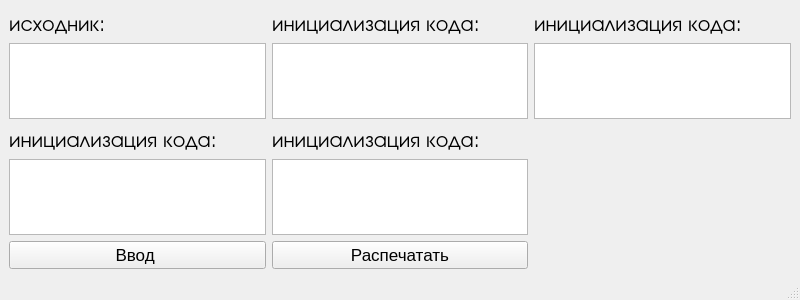
<?xml version="1.0" encoding="UTF-8"?>
<ui version="4.0">
 <class>MainWindow</class>
 <widget class="QMainWindow" name="MainWindow">
  <property name="geometry">
   <rect>
    <x>0</x>
    <y>0</y>
    <width>800</width>
    <height>300</height>
   </rect>
  </property>
  <property name="minimumSize">
   <size>
    <width>800</width>
    <height>300</height>
   </size>
  </property>
  <property name="maximumSize">
   <size>
    <width>800</width>
    <height>300</height>
   </size>
  </property>
  <property name="windowTitle">
   <string>Task1</string>
  </property>
  <widget class="QWidget" name="centralwidget">
   <layout class="QGridLayout" name="gridLayout">
    <item row="3" column="0">
     <widget class="QTextBrowser" name="textBrowser_3"/>
    </item>
    <item row="1" column="0">
     <widget class="QTextBrowser" name="textBrowser"/>
    </item>
    <item row="0" column="0">
     <widget class="QLabel" name="label">
      <property name="font">
       <font>
        <family>URW Gothic</family>
        <pointsize>16</pointsize>
       </font>
      </property>
      <property name="text">
       <string>&lt;html&gt;&lt;head/&gt;&lt;body&gt;&lt;p&gt;&lt;span style=&quot; font-weight:200;&quot;&gt;исходник:&lt;/span&gt;&lt;/p&gt;&lt;/body&gt;&lt;/html&gt;</string>
      </property>
     </widget>
    </item>
    <item row="2" column="0">
     <widget class="QLabel" name="label_3">
      <property name="font">
       <font>
        <family>URW Gothic</family>
        <pointsize>16</pointsize>
       </font>
      </property>
      <property name="text">
       <string>&lt;html&gt;&lt;head/&gt;&lt;body&gt;&lt;p&gt;&lt;span style=&quot; font-size:16pt; font-weight:200;&quot;&gt;инициализация кода: &lt;/span&gt;&lt;/p&gt;&lt;/body&gt;&lt;/html&gt;</string>
      </property>
     </widget>
    </item>
    <item row="0" column="1">
     <widget class="QLabel" name="label_2">
      <property name="font">
       <font>
        <family>URW Gothic</family>
        <pointsize>16</pointsize>
       </font>
      </property>
      <property name="text">
       <string>&lt;html&gt;&lt;head/&gt;&lt;body&gt;&lt;p&gt;&lt;span style=&quot; font-size:16pt; font-weight:200;&quot;&gt;инициализация кода: &lt;/span&gt;&lt;/p&gt;&lt;/body&gt;&lt;/html&gt;</string>
      </property>
     </widget>
    </item>
    <item row="1" column="1">
     <widget class="QTextBrowser" name="textBrowser_2"/>
    </item>
    <item row="3" column="1">
     <widget class="QTextBrowser" name="textBrowser_4"/>
    </item>
    <item row="2" column="1">
     <widget class="QLabel" name="label_4">
      <property name="font">
       <font>
        <family>URW Gothic</family>
        <pointsize>16</pointsize>
       </font>
      </property>
      <property name="text">
       <string>&lt;html&gt;&lt;head/&gt;&lt;body&gt;&lt;p&gt;&lt;span style=&quot; font-size:16pt; font-weight:200;&quot;&gt;инициализация кода: &lt;/span&gt;&lt;/p&gt;&lt;/body&gt;&lt;/html&gt;</string>
      </property>
     </widget>
    </item>
    <item row="0" column="2">
     <widget class="QLabel" name="label_5">
      <property name="font">
       <font>
        <family>URW Gothic</family>
        <pointsize>16</pointsize>
       </font>
      </property>
      <property name="text">
       <string>&lt;html&gt;&lt;head/&gt;&lt;body&gt;&lt;p&gt;&lt;span style=&quot; font-size:16pt; font-weight:200;&quot;&gt;инициализация кода: &lt;/span&gt;&lt;/p&gt;&lt;/body&gt;&lt;/html&gt;</string>
      </property>
     </widget>
    </item>
    <item row="1" column="2">
     <widget class="QTextBrowser" name="textBrowser_5"/>
    </item>
    <item row="7" column="0">
     <widget class="QPushButton" name="pushButton">
      <property name="font">
       <font>
        <pointsize>13</pointsize>
       </font>
      </property>
      <property name="text">
       <string>Ввод </string>
      </property>
     </widget>
    </item>
    <item row="7" column="1">
     <widget class="QPushButton" name="pushButton_print">
      <property name="font">
       <font>
        <pointsize>13</pointsize>
       </font>
      </property>
      <property name="text">
       <string>Распечатать</string>
      </property>
     </widget>
    </item>
   </layout>
  </widget>
  <widget class="QMenuBar" name="menubar">
   <property name="geometry">
    <rect>
     <x>0</x>
     <y>0</y>
     <width>800</width>
     <height>22</height>
    </rect>
   </property>
  </widget>
  <widget class="QStatusBar" name="statusbar"/>
 </widget>
 <resources/>
 <connections/>
</ui>
